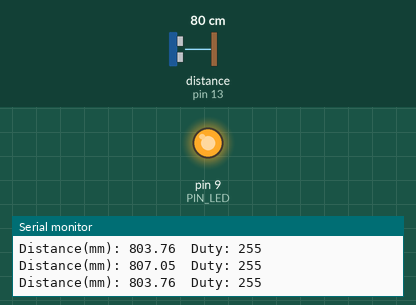
Recording of a sketch running on a simulated Arduino Uno, built with avr-gcc and run on an emulated ATmega328P. Parts: output pins drawn as LEDs (lit = HIGH), the last lines printed to the serial monitor. Wiring (inferred from the names in the program): ultrasonic range finder: trigger pin 12; echo pin 13. Dashed ring = blinking. Inputs (shaded band) come from the test bench; at power-on: distance to the obstacle (sensor on pin 13) 80 cm. The echo pulse lasts 58.3 µs per cm; pins used as bus, display or sensor lines are not drawn.

Above: at 1.2 s.
1.3 s: distance to the obstacle (sensor on pin 13) set to 18 cm
At 1.81 s:
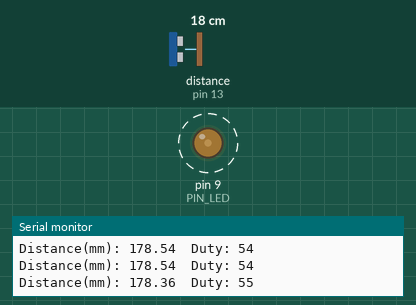
4.3 s: distance to the obstacle (sensor on pin 13) set to 2 cm
Timing chart, 0 to 7.3 s (numbered marks = the images above; inputs shaded):
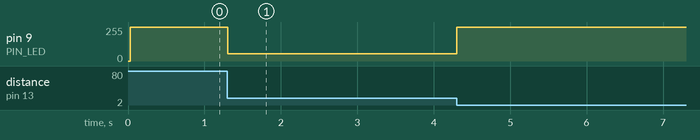

The sketch:

08_example_2.ino
```cpp
#define PIN_LED  9
#define PIN_TRIG 12
#define PIN_ECHO 13

#define SND_VEL 346.0
#define INTERVAL 25
#define PULSE_DURATION 10
#define _DIST_MIN 100.0
#define _DIST_CENTER 200.0
#define _DIST_MAX 300.0

#define TIMEOUT ((INTERVAL / 2) * 1000.0)
#define SCALE (0.001 * 0.5 * SND_VEL)

unsigned long last_sampling_time;

void setup() {
  pinMode(PIN_LED, OUTPUT);
  pinMode(PIN_TRIG, OUTPUT);
  pinMode(PIN_ECHO, INPUT);
  digitalWrite(PIN_TRIG, LOW);

  Serial.begin(57600);
}

void loop() {
  float distance;

  if (millis() < (last_sampling_time + INTERVAL))
    return;

  distance = USS_measure(PIN_TRIG, PIN_ECHO);

  int duty = 255;

  if ((distance == 0.0) || (distance < _DIST_MIN) || (distance > _DIST_MAX)) {
    duty = 255;
  } else {
    if (distance <= _DIST_CENTER) {
      duty = mapFloat(distance, _DIST_MIN, _DIST_CENTER, 255, 0);
    } else {
      duty = mapFloat(distance, _DIST_CENTER, _DIST_MAX, 0, 255);
    }
  }

  analogWrite(PIN_LED, duty);

  Serial.print("Distance(mm): "); Serial.print(distance);
  Serial.print("  Duty: "); Serial.println(duty);

  last_sampling_time += INTERVAL;
}

float USS_measure(int TRIG, int ECHO)
{
  digitalWrite(TRIG, HIGH);
  delayMicroseconds(PULSE_DURATION);
  digitalWrite(TRIG, LOW);

  return pulseIn(ECHO, HIGH, TIMEOUT) * SCALE;
}

float mapFloat(float x, float in_min, float in_max, float out_min, float out_max) {
  return (x - in_min) * (out_max - out_min) / (in_max - in_min) + out_min;
}
```

Measured:
- after the input at 1.3 s, pin 9 (PIN_LED): alternates 55/255 for 0.02 s and 54/255 for 0.07 s, starting at once
